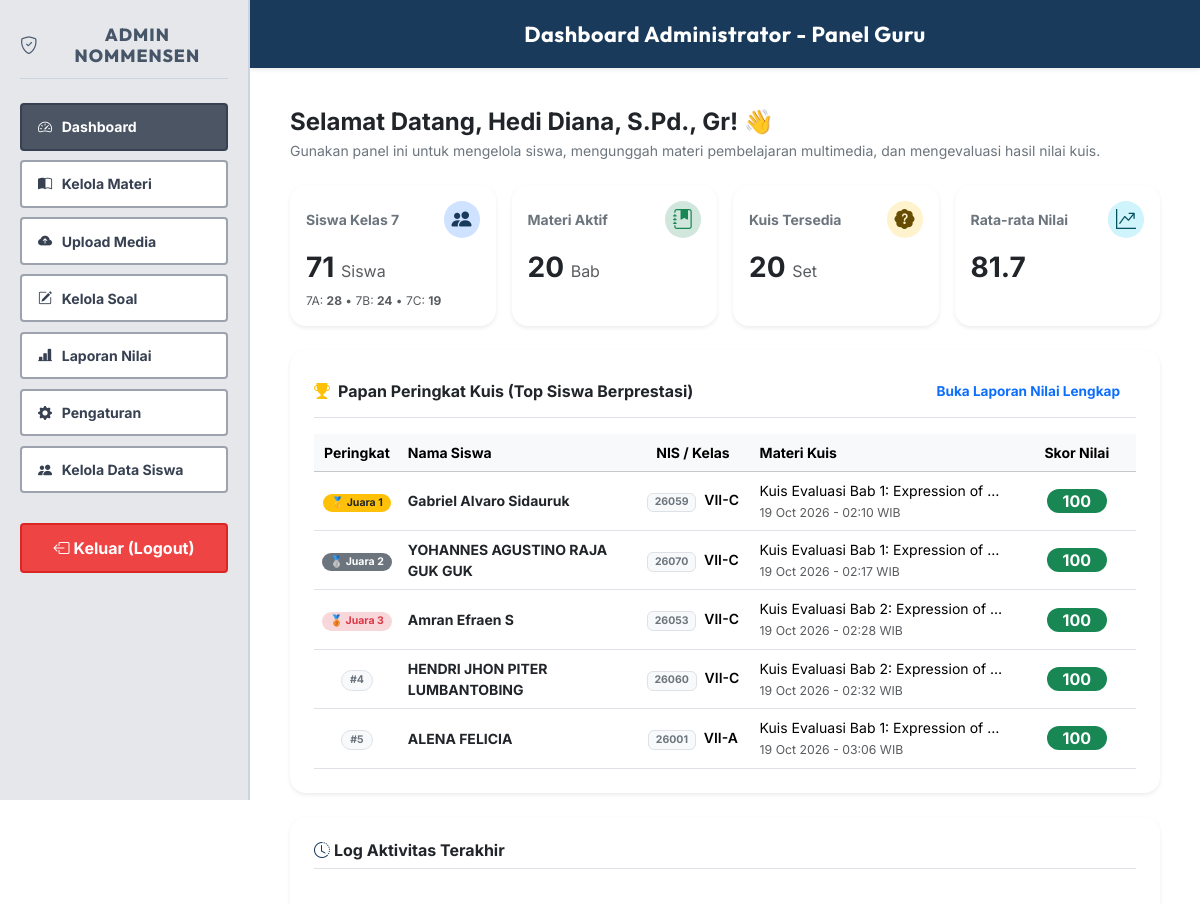
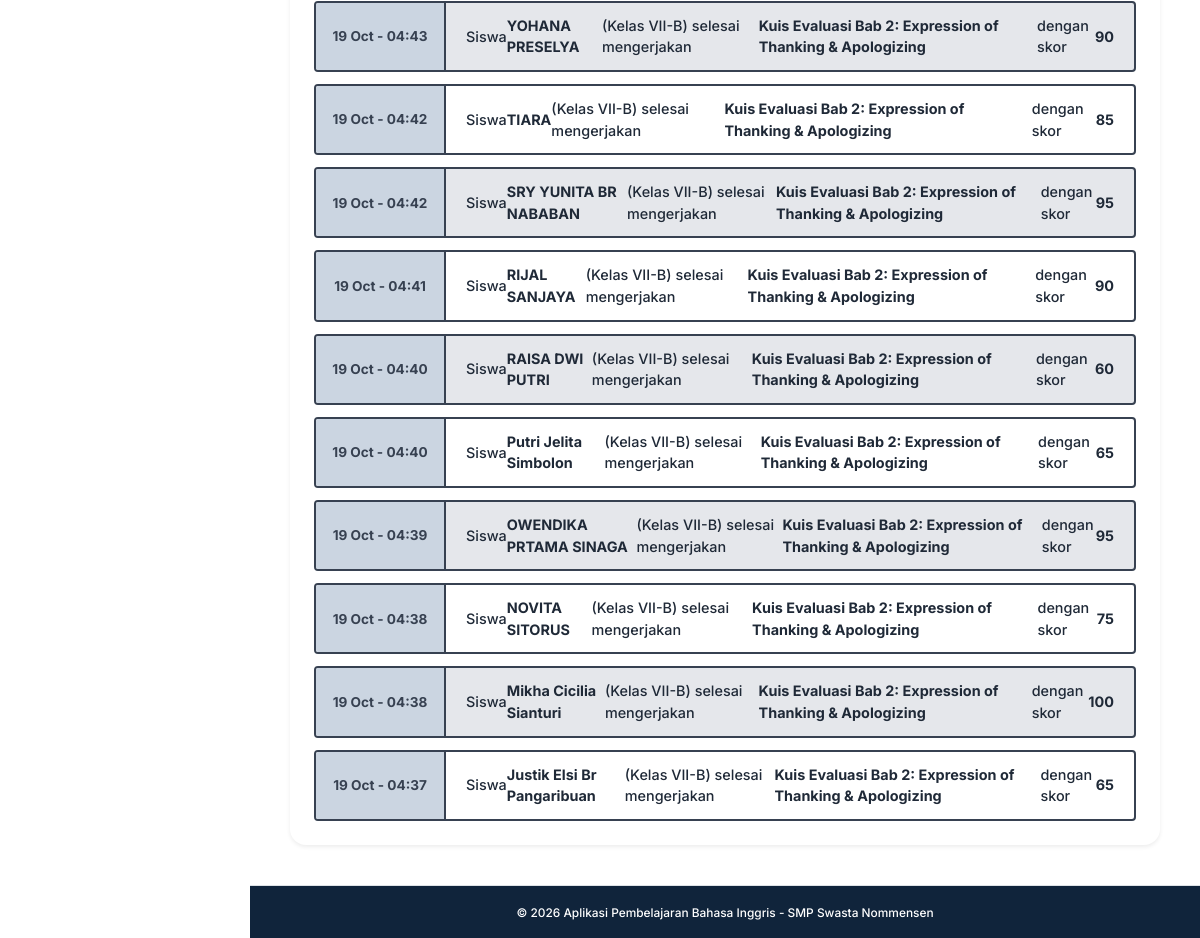
The app's page /admin/dashboard.php (signed in) with its own data (2 pictures, top to bottom).
### tables this page shows
CREATE TABLE `tb_hasil` (
  `id_hasil` int(11) NOT NULL AUTO_INCREMENT,
  `id_siswa` int(11) NOT NULL,
  `id_kuis` int(11) NOT NULL,
  `skor` int(11) NOT NULL,
  `jumlah_benar` int(11) NOT NULL,
  `jumlah_salah` int(11) NOT NULL,
  `waktu_selesai` timestamp NOT NULL DEFAULT current_timestamp(),
  PRIMARY KEY (`id_hasil`),
  KEY `id_siswa` (`id_siswa`),
  KEY `id_kuis` (`id_kuis`),
  CONSTRAINT `tb_hasil_ibfk_1` FOREIGN KEY (`id_siswa`) REFERENCES `tb_siswa` (`id_siswa`) ON DELETE CASCADE,
  CONSTRAINT `tb_hasil_ibfk_2` FOREIGN KEY (`id_kuis`) REFERENCES `tb_kuis` (`id_kuis`) ON DELETE CASCADE
);

CREATE TABLE `tb_siswa` (
  `id_siswa` int(11) NOT NULL AUTO_INCREMENT,
  `nis` varchar(20) NOT NULL,
  `nisn` varchar(20) DEFAULT NULL,
  `nama_siswa` varchar(100) NOT NULL,
  `password` varchar(255) NOT NULL,
  `kelas` varchar(50) NOT NULL,
  `last_login` datetime DEFAULT NULL,
  `created_at` timestamp NOT NULL DEFAULT current_timestamp(),
  PRIMARY KEY (`id_siswa`),
  UNIQUE KEY `nis` (`nis`),
  UNIQUE KEY `nisn` (`nisn`)
);

CREATE TABLE `tb_kuis` (
  `id_kuis` int(11) NOT NULL AUTO_INCREMENT,
  `judul_kuis` varchar(150) NOT NULL,
  `kategori_materi` varchar(50) NOT NULL,
  `waktu_pengerjaan` int(11) NOT NULL,
  `id_materi` int(11) DEFAULT NULL,
  `nilai_lulus` int(11) DEFAULT 70,
  `created_at` timestamp NOT NULL DEFAULT current_timestamp(),
  `id_guru` int(11) DEFAULT NULL,
  PRIMARY KEY (`id_kuis`),
  KEY `id_guru` (`id_guru`),
  KEY `id_materi` (`id_materi`),
  CONSTRAINT `tb_kuis_ibfk_1` FOREIGN KEY (`id_guru`) REFERENCES `tb_guru` (`id_guru`) ON DELETE SET NULL,
  CONSTRAINT `tb_kuis_ibfk_2` FOREIGN KEY (`id_materi`) REFERENCES `tb_materi` (`id_materi`) ON DELETE SET NULL
);

### admin/dashboard.php (the view, shortened to what this page needs)
<?php
require_once '../config.php';
try {
    $total_siswa = $pdo->query("SELECT COUNT(*) FROM tb_siswa WHERE kelas LIKE 'VII-%'")->fetchColumn();
    $count_7a = $pdo->query("SELECT COUNT(*) FROM tb_siswa WHERE kelas = 'VII-A'")->fetchColumn();
    $count_7b = $pdo->query("SELECT COUNT(*) FROM tb_siswa WHERE kelas = 'VII-B'")->fetchColumn();
    $count_7c = $pdo->query("SELECT COUNT(*) FROM tb_siswa WHERE kelas = 'VII-C'")->fetchColumn();
    $total_materi = $pdo->query("SELECT COUNT(*) FROM tb_materi")->fetchColumn();
    $total_kuis = $pdo->query("SELECT COUNT(*) FROM tb_kuis")->fetchColumn();
    $avg_score_raw = $pdo->query("SELECT AVG(h.skor) FROM tb_hasil h JOIN tb_siswa s ON h.id_siswa = s.id_siswa WHERE s.kelas LIKE 'VII-%'")->fetchColumn();
    $rata_rata_nilai = $avg_score_raw !== null ? round($avg_score_raw, 1) : 0;
    $stmt_lead = $pdo->query("
        SELECT h.*, s.nama_siswa, s.nis, s.kelas, k.judul_kuis
        FROM tb_hasil h
        JOIN tb_siswa s ON h.id_siswa = s.id_siswa
        JOIN tb_kuis k ON h.id_kuis = k.id_kuis
        WHERE s.kelas LIKE 'VII-%'
        ORDER BY h.skor DESC, h.jumlah_benar DESC, h.waktu_selesai ASC
        LIMIT 5
    ");
    $top_leaderboard = $stmt_lead->fetchAll();
} catch (PDOException $e) {
    $rata_rata_nilai = 0;
    $top_leaderboard = [];
}
$activities = [];
try {
    $sql_union = "
        SELECT 'kuis' as tipe, h.waktu_selesai as tanggal, s.nama_siswa, s.kelas, k.judul_kuis as detail, h.skor
        FROM tb_hasil h
        JOIN tb_siswa s ON h.id_siswa = s.id_siswa
        JOIN tb_kuis k ON h.id_kuis = k.id_kuis
        UNION ALL
        SELECT 'materi' as tipe, m.created_at as tanggal, '' as nama_siswa, '' as kelas, CONCAT(m.kategori, ' - ', m.judul_materi) as detail, 0 as skor
        FROM tb_materi m
        UNION ALL
        SELECT 'login' as tipe, s.last_login as tanggal, s.nama_siswa, s.kelas, 'Siswa Login' as detail, 0 as skor
        FROM tb_siswa s
        WHERE s.last_login IS NOT NULL
        ORDER BY tanggal DESC
        LIMIT 10
    ";
    $stmt_union = $pdo->query($sql_union);
    $activities = $stmt_union->fetchAll();
} catch (PDOException $e) {
    $activities = [];
}
?>
<!DOCTYPE html>
<html lang="id">
<head>
    <link href="https://cdn.jsdelivr.net/npm/bootstrap@5.3.3/dist/css/bootstrap.min.css" rel="stylesheet">
    <link rel="stylesheet" href="https://cdn.jsdelivr.net/npm/bootstrap-icons@1.11.3/font/bootstrap-icons.min.css">
    <link rel="stylesheet" href="../assets/css/style.css?v=4.3.0">
</head>
<body class="admin-body">
    <header class="top-header">
        Dashboard Administrator - Panel Guru
    </header>
    <div class="admin-layout">
        <aside class="sidebar">
            <div class="sidebar-brand">
                <h3 class="d-flex align-items-center justify-content-center gap-2">
                    <i class="bi bi-shield-check"></i>
                    <span>ADMIN NOMMENSEN</span>
                </h3>
                <ul class="sidebar-menu">
                    <li><a href="dashboard.php" class="active"><i class="bi bi-speedometer2"></i>Dashboard</a></li>
                    <li><a href="kelola_materi.php"><i class="bi bi-book-half"></i>Kelola Materi</a></li>
                    <li><a href="upload_media.php"><i class="bi bi-cloud-arrow-up-fill"></i>Upload Media</a></li>
                    <li><a href="kelola_soal.php"><i class="bi bi-pencil-square"></i>Kelola Soal</a></li>
                    <li><a href="laporan_nilai.php"><i class="bi bi-bar-chart-line-fill"></i>Laporan Nilai</a></li>
                    <li><a href="pengaturan.php"><i class="bi bi-gear-fill"></i>Pengaturan</a></li>
                    <li><a href="kelola_siswa.php"><i class="bi bi-people-fill"></i>Kelola Data Siswa</a></li>
                </ul>
            </div>
            <a href="logout.php" class="btn-logout-sidebar" onclick="return confirm('Apakah Anda yakin ingin keluar?')">
                <i class="bi bi-box-arrow-left me-1"></i>Keluar (Logout)
            </a>
        </aside>
        <main class="main-content">
            <div class="mb-4">
                <h2 class="h4 fw-bold text-dark mb-1">Selamat Datang, <?= htmlspecialchars($_SESSION['admin_nama']) ?>! 👋</h2>
                <p class="text-secondary small mb-0">Gunakan panel ini untuk mengelola siswa, mengunggah materi pembelajaran multimedia, dan mengevaluasi hasil nilai kuis.</p>
            </div>
            <div class="row row-cols-1 row-cols-sm-2 row-cols-xl-4 g-3 mb-4">
                <div class="col">
                    <div class="card border-0 shadow-sm rounded-4 p-3 bg-white h-100">
                        <div class="d-flex justify-content-between align-items-center mb-2">
                            <span class="text-secondary small fw-bold">Siswa Kelas 7</span>
                            <div class="badge bg-primary-subtle text-primary p-2 rounded-circle"><i class="bi bi-people-fill fs-5"></i></div>
                        </div>
                        <div class="fs-3 fw-bold text-dark"><?= $total_siswa ?> <span class="fs-6 text-muted fw-normal">Siswa</span></div>
                        <div class="small text-muted mt-1" style="font-size: 0.75rem;">
                            7A: <strong><?= $count_7a ?></strong> &bull; 7B: <strong><?= $count_7b ?></strong> &bull; 7C: <strong><?= $count_7c ?></strong>
                        </div>
                    </div>
                </div>
                <div class="col">
                    <div class="card border-0 shadow-sm rounded-4 p-3 bg-white h-100">
                        <div class="d-flex justify-content-between align-items-center mb-2">
                            <span class="text-secondary small fw-bold">Materi Aktif</span>
                            <div class="badge bg-success-subtle text-success p-2 rounded-circle"><i class="bi bi-journal-bookmark-fill fs-5"></i></div>
                        </div>
                        <div class="fs-3 fw-bold text-dark"><?= $total_materi ?> <span class="fs-6 text-muted fw-normal">Bab</span></div>
                    </div>
                </div>
                <div class="col">
                    <div class="card border-0 shadow-sm rounded-4 p-3 bg-white h-100">
                        <div class="d-flex justify-content-between align-items-center mb-2">
                            <span class="text-secondary small fw-bold">Kuis Tersedia</span>
                            <div class="badge bg-warning-subtle text-warning-emphasis p-2 rounded-circle"><i class="bi bi-patch-question-fill fs-5"></i></div>
                        </div>
                        <div class="fs-3 fw-bold text-dark"><?= $total_kuis ?> <span class="fs-6 text-muted fw-normal">Set</span></div>
                    </div>
                </div>
                <div class="col">
                    <div class="card border-0 shadow-sm rounded-4 p-3 bg-white h-100">
                        <div class="d-flex justify-content-between align-items-center mb-2">
                            <span class="text-secondary small fw-bold">Rata-rata Nilai</span>
                            <div class="badge bg-info-subtle text-info-emphasis p-2 rounded-circle"><i class="bi bi-graph-up-arrow fs-5"></i></div>
                        </div>
                        <div class="fs-3 fw-bold text-dark"><?= $rata_rata_nilai ?></div>
                    </div>
                </div>
            </div>
            <?php if (!empty($top_leaderboard)): ?>
            <div class="card border-0 shadow-sm rounded-4 bg-white p-4 mb-4">
                <div class="d-flex justify-content-between align-items-center border-bottom pb-2 mb-3">
                    <h3 class="h6 fw-bold text-dark mb-0">
                        <i class="bi bi-trophy-fill me-2 text-warning"></i>Papan Peringkat Kuis (Top Siswa Berprestasi)
                    </h3>
                    <a href="laporan_nilai.php" class="btn btn-sm btn-outline-primary rounded-pill px-3 fw-bold">
                        Buka Laporan Nilai Lengkap
                    </a>
                </div>
                <div class="table-responsive">
                    <table class="table table-hover align-middle mb-0 small">
                        <thead class="table-light">
                            <tr>
                                <th style="width: 10%; text-align: center;">Peringkat</th>
                                <th style="width: 30%;">Nama Siswa</th>
                                <th style="width: 15%; text-align: center;">NIS / Kelas</th>
                                <th style="width: 30%;">Materi Kuis</th>
                                <th style="width: 15%; text-align: center;">Skor Nilai</th>
                            </tr>
                        </thead>
                        <tbody>
                            <?php foreach ($top_leaderboard as $idx => $lead): ?>
                                <?php
                                $pos = $idx + 1;
                                $medal = $pos === 1 ? '🥇 Juara 1' : ($pos === 2 ? '🥈 Juara 2' : ($pos === 3 ? '🥉 Juara 3' : '#' . $pos));
                                ?>
                                <tr>
                                    <td style="text-align: center;">
                                        <span class="badge <?= $pos === 1 ? 'bg-warning text-dark' : ($pos === 2 ? 'bg-secondary text-white' : ($pos === 3 ? 'bg-danger-subtle text-danger' : 'bg-light text-secondary border')) ?> rounded-pill px-2 py-1">
                                            <?= $medal ?>
                                        </span>
                                    </td>
                                    <td>
                                        <div class="fw-bold text-dark"><?= htmlspecialchars($lead['nama_siswa']) ?></div>
                                    </td>
                                    <td style="text-align: center;">
                                        <span class="badge bg-light text-secondary border"><?= htmlspecialchars($lead['nis']) ?></span>
                                        <span class="fw-semibold ms-1"><?= htmlspecialchars($lead['kelas']) ?></span>
                                    </td>
                                    <td>
                                        <div class="text-truncate" style="max-width: 250px;" title="<?= htmlspecialchars($lead['judul_kuis']) ?>">
                                            <?= htmlspecialchars($lead['judul_kuis']) ?>
                                        </div>
                                        <small class="text-muted"><?= date('d M Y - H:i', strtotime($lead['waktu_selesai'])) ?> WIB</small>
                                    </td>
                                    <td style="text-align: center;">
                                        <span class="badge <?= $lead['skor'] >= 70 ? 'bg-success text-white' : 'bg-primary text-white' ?> fs-6 px-3 py-1 rounded-pill">
                                            <?= $lead['skor'] ?>
                                        </span>
                                    </td>
                                </tr>
                            <?php endforeach; ?>
                        </tbody>
                    </table>
                </div>
            </div>
            <?php endif; ?>
            <div class="card border-0 shadow-sm rounded-4 bg-white p-4">
                <h3 class="h6 fw-bold text-dark border-bottom pb-2 mb-3">
                    <i class="bi bi-clock-history me-1 text-primary"></i>Log Aktivitas Terakhir
                </h3>
                <div class="activity-container">
                    <?php if (empty($activities)): ?>
                        <div class="text-center text-muted py-4 border border-dashed rounded-3">
                            Belum ada riwayat aktivitas di sistem.
                        </div>
                    <?php else: ?>
                        <?php foreach ($activities as $idx => $act): ?>
                            <?php
                            $time_str = date('d M - H:i', strtotime($act['tanggal']));
                            $row_bg_class = ($idx % 2 === 0) ? 'activity-row-gray' : 'activity-row-white';
                            $text = "";
                            if ($act['tipe'] === 'kuis') {
                                $text = "Siswa <strong>" . htmlspecialchars($act['nama_siswa']) . "</strong> (Kelas " . htmlspecialchars($act['kelas']) . ") selesai mengerjakan <strong>" . htmlspecialchars($act['detail']) . "</strong> dengan skor <strong>" . $act['skor'] . "</strong>";
                            } elseif ($act['tipe'] === 'materi') {
                                $text = "Materi baru ditambahkan: <strong>" . htmlspecialchars($act['detail']) . "</strong>";
                            } elseif ($act['tipe'] === 'login') {
                                $text = "Siswa <strong>" . htmlspecialchars($act['nama_siswa']) . "</strong> (Kelas " . htmlspecialchars($act['kelas']) . ") login ke sistem";
                            }
                            ?>
                            <div class="activity-row <?= $row_bg_class ?>">
                                <div class="activity-time"><?= $time_str ?></div>
                                <div class="activity-text"><?= $text ?></div>
                            </div>
                        <?php endforeach; ?>
                    <?php endif; ?>
                </div>
            </div>
        </main>
    </div>
    <footer class="bottom-footer text-center py-3 text-white border-top">
        <small>&copy; 2026 Aplikasi Pembelajaran Bahasa Inggris - SMP Swasta Nommensen</small>
    </footer>
</body>
</html>

### records on screen
tb_hasil: medal "🥇 Juara 1", id_siswa.nama_siswa "Gabriel Alvaro Sidauruk", id_siswa.nis "26059", id_siswa.kelas "VII-C", id_kuis.judul_kuis "Kuis Evaluasi Bab 1: Expression of…", waktu_selesai "19 Oct 2026 - 02:10", skor "100"
tb_hasil: medal "🥈 Juara 2", id_siswa.nama_siswa "YOHANNES AGUSTINO RAJA GUK GUK", id_siswa.nis "26070", id_siswa.kelas "VII-C", id_kuis.judul_kuis "Kuis Evaluasi Bab 1: Expression of…", waktu_selesai "19 Oct 2026 - 02:17", skor "100"
tb_hasil: medal "🥉 Juara 3", id_siswa.nama_siswa "Amran Efraen S", id_siswa.nis "26053", id_siswa.kelas "VII-C", id_kuis.judul_kuis "Kuis Evaluasi Bab 2: Expression of…", waktu_selesai "19 Oct 2026 - 02:28", skor "100"
tb_hasil: medal "#4", id_siswa.nama_siswa "HENDRI JHON PITER LUMBANTOBING", id_siswa.nis "26060", id_siswa.kelas "VII-C", id_kuis.judul_kuis "Kuis Evaluasi Bab 2: Expression of…", waktu_selesai "19 Oct 2026 - 02:32", skor "100"
tb_hasil: medal "#5", id_siswa.nama_siswa "ALENA FELICIA", id_siswa.nis "26001", id_siswa.kelas "VII-A", id_kuis.judul_kuis "Kuis Evaluasi Bab 1: Expression of…", waktu_selesai "19 Oct 2026 - 03:06", skor "100"

### other values on screen
$_SESSION['admin_nama'] "Hedi Diana, S.Pd., Gr"
$total_siswa "71"
$count_7a "28"
$count_7b "24"
$count_7c "19"
$total_materi "20"
$total_kuis "20"
$rata_rata_nilai "81.7"
$time_str "19 Oct - 04:43"
$act['nama_siswa'] "YOHANA PRESELYA"
$act['kelas'] "VII-B"
$act['detail'] "Kuis Evaluasi Bab 2: Expression of Thanking & Apologizing"
$act['skor'] "90"
$time_str "19 Oct - 04:42"
$act['nama_siswa'] "TIARA"
